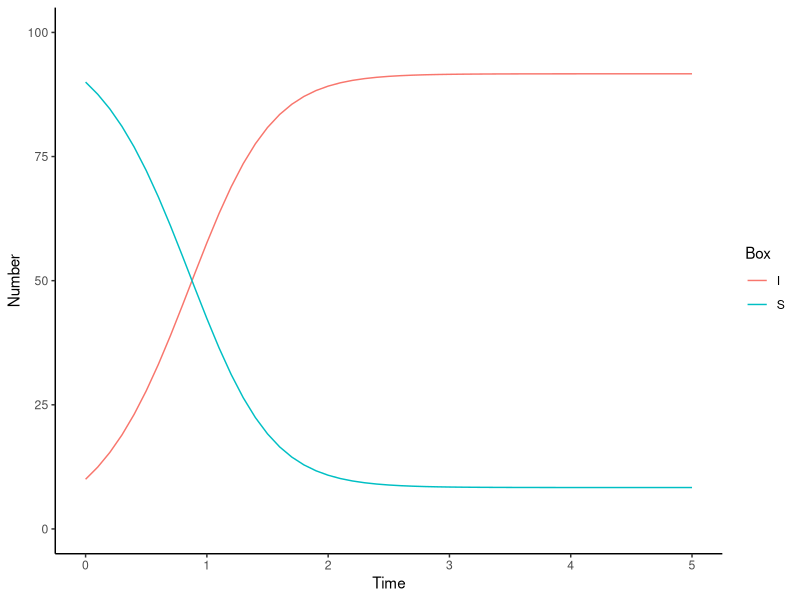

Write R code to recreate this figure.
# ------------------------------------------------------------------------------
# MoCS: Assignment 1
# September 25, 2020
# M Clark & TS O'Leary
# ------------------------------------------------------------------------------

################################################################################
# Question 3: Create an implementation of Euler's Method and Huen's Method in R
################################################################################
# Each function should have a tunable parameter h which represents the step size
# What is the relationship between Euler’s method and a discrete time model? 

# Need to figure out how to make the eulers method generalizable beyond sis model

# Create Euler's method function ----

# ------------------------------------------------------------------------------
# Function: euler_method
# Description: Euler's method
# Inputs: function, 
# Outputs: data.frame

euler_method <- function(funct, h, n_steps, state, params) {
  
  # Initialize vectors
  s <- vector(mode = "numeric", length = n_steps)
  i <- vector(mode = "numeric", length = n_steps)
  t <- vector(mode = "numeric", length = n_steps)
  s[1] <- state["S"]
  i[1] <- state["I"]
  t[1] <- 0

  # Iterate through the function for n_steps
  for (n in 1:n_steps) {
    s[n + 1] <- s[n] + h * funct(t[n], state, params)[[1]]["S"]
    i[n + 1] <- i[n] + h * funct(t[n], state, params)[[1]]["I"]
    t[n + 1] <- t[n] + h
    state["S"] <- s[n + 1]
    state["I"] <- i[n + 1]
  }
  
  # Return resulting vectors in a data.frame
  return(data.frame(S = s, I = i, Time = t))
  
} 
# End function -----------------------------------------------------------------

# Create Heun's method function ----

# ------------------------------------------------------------------------------
# Function: heun_method
# Description: description
# Inputs: input_description
# Outputs: output_description

heun_method <- function() {
  # function body

} 
# End function -----------------------------------------------------------------



################################################################################
# Question 4: Implement Euler and Huen's Method on SIS model -------------------
################################################################################

# Test with the following parameters -----
# N = 100, γ = 0.25, and each β ∈ {0.03, 0.06, 0.1}
# Using step sizes h ∈ {0.01, 0.5, 2.0}
# Run the model for 50 steps each time
# Use initial values of (S, I) = (90, 10)

# Create the following plot
# Create 9 different plots showing time series from both your 
# Euler’s and Heun’s method with each of these parameter combinations

# Is there a noticeable difference between the two methods? What might be going on?

# Create SIS model function -----

# ------------------------------------------------------------------------------
# Function: sis_model
# Description: description
# Inputs: input_description
# Outputs: output_description

sis_model <- function(t, state, params) {
  
  with(as.list(c(state, params)), {
    
    S_dot <- (-beta * S * I) + (gamma * I)
    I_dot <- (beta * S * I) - (gamma * I)
    
    return(list(c(S = S_dot, I = I_dot)))
    
  })
  
} 
# End function -----------------------------------------------------------------





# Inital state of the system
state <- c(S = 90, I = 10)

# Infection and Recovery parameters
params <- c(beta = 0.03, gamma = 0.25)


out <- euler_method(sis_model, h = 0.1, n_steps = 50, params = params, state = state)

require(tidyverse)


out <- out %>%
  pivot_longer(S:I, names_to = "Box", values_to = "Number")


# Plotting ----
ggplot(data = out) +
  geom_line(aes(x = Time, y = Number, color = Box)) +
  ylim(c(0, 100)) +
  theme_classic()








# 
